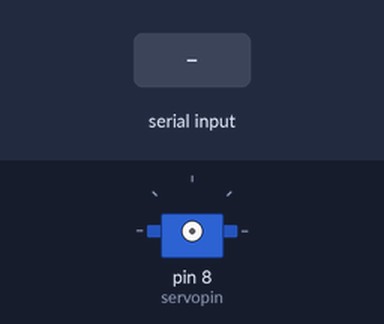
The sketch below on a simulated Arduino Uno, built with avr-gcc and run on an emulated ATmega328P. Parts: servo. Wiring (inferred from the names in the program): servo: signal pin 8. The inputs (shaded band) are chosen by the test bench. Servo pulses on a pin are drawn as a servo (544–2400 µs = 0–180°).

Above: at 1.2 s.
1.3 s: "b" received over Serial
At 2.9 s:
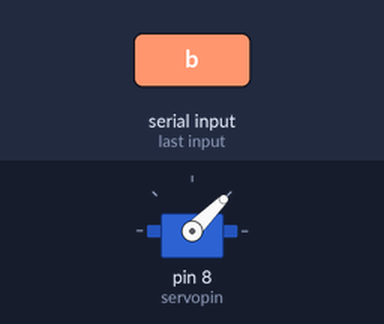
3.2 s: "c" received over Serial
At 4.2 s:
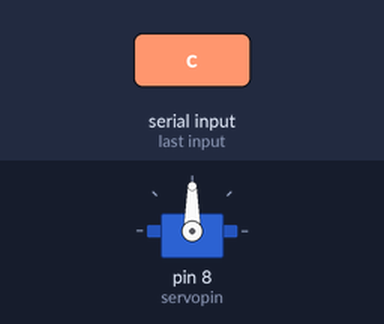
5.2 s: "d" received over Serial
At 6.6 s:
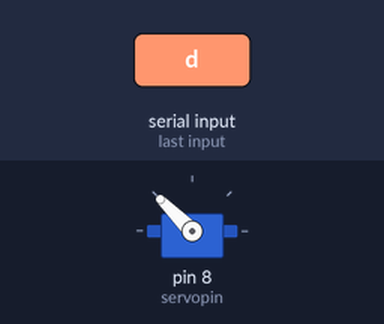
7.3 s: "e" received over Serial
At 9.2 s:
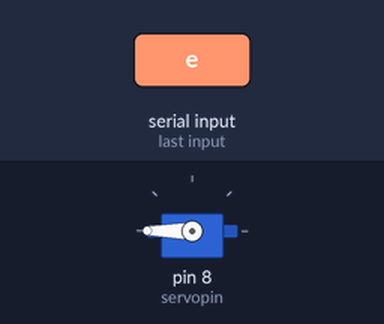
Timing chart, 0 to 10.6 s (numbered marks = the images above; inputs shaded):
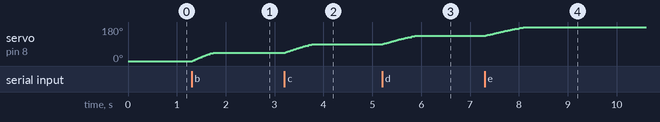

Measured:
- after the input at 1.3 s, servo on pin 8 (servopin): moves from 0° to 45° over 0.43 s, starting at once
- after the input at 3.2 s, servo on pin 8 (servopin): moves from 45° to 90° over 0.55 s, starting at once
- after the input at 5.2 s, servo on pin 8 (servopin): moves from 90° to 135° over 0.67 s, starting at once
- after the input at 7.3 s, servo on pin 8 (servopin): moves from 135° to 180° over 0.79 s, starting at once

The sketch:

rotation.ino
```cpp
// site : http://goo.gl/IetFQU
// attach red wire to 5 volts
// attach black wire to  ground
// attach the yellow wire pin 8
const byte servopin = 8;

// to variables the will make the
// servo turn to zero degree every
// restart/reset
int currentPosition = 500;
int commandPosition = 500;

// larger rotateSpeed value means
// slower and smaller value means
// faster
byte rotateSpeed = 1;

// changing the increment value
// will also change the servo speed
// larger value increases speed
// lower value lowers speed
int increment = 2;

void setup(){ //void setup start
    Serial.begin(9600);
    pinMode(servopin,OUTPUT);
}// void setup end

/******************************************
Use the variable currentPosition to
turn the servo motor

The next four lines of codes are the basic
to run the servo motor. The delayMicroseconds
can hold value from 500(0 degrees) to
2500(180 degrees)
******************************************/
void rotate(){//void rotate start
    digitalWrite(servopin,HIGH);
    delayMicroseconds(currentPosition);
    digitalWrite(servopin,LOW);
    delayMicroseconds(20);
}//void rotate end

/******************************************
Set of command to assign value to variable
commandPosition. Open the serial monitor and
letter a,b,c,d,e consecutively.

The commandPosition variable can be assigned
with any value from analog sensor such as
temperature and potentiometer.
******************************************/
void loop(){// void loop start
     if (Serial.available() > 0) { //if serial available start
        int data = Serial.read();

        if (data =='a'){
          commandPosition = 500;
        }
        if (data =='b'){
          commandPosition = 1000;
        }
        if (data =='c'){
          commandPosition = 1500;
        }
        if (data =='d'){
          commandPosition = 2000;
        }
        if (data =='e'){
          commandPosition = 2500;
        }
    }// if serial.available end

    /******************************************
    Set of command to assign value from
    commandPosition to currentPosition
    ******************************************/
    if (commandPosition > currentPosition){
      currentPosition = currentPosition + increment;
      rotate();
      }
    if (commandPosition < currentPosition){
      currentPosition = currentPosition - increment;
      rotate();
      }
    if (commandPosition == currentPosition){
      currentPosition = commandPosition;
      digitalWrite(servopin,LOW); // stop sending pulses
      }          // as soon as the desired position is
                // reached

    // Rotation speed
    delay(rotateSpeed);

}//void loop end
```
